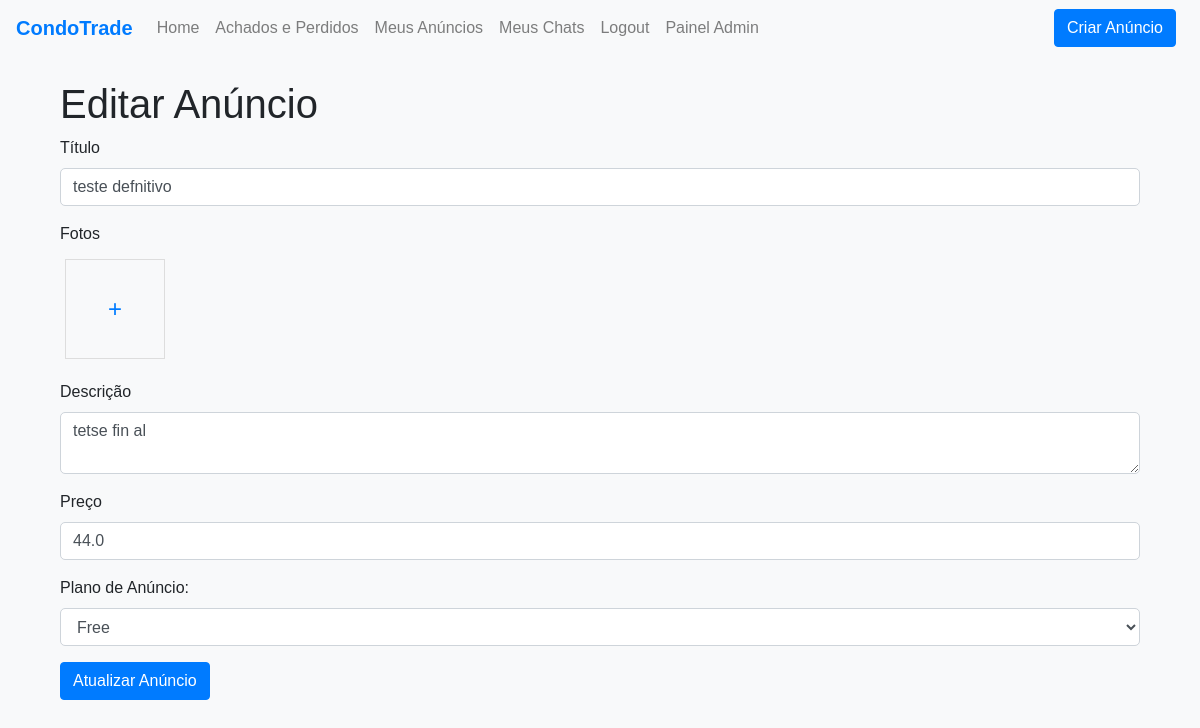
Page /edit_ad/6 (signed in) on the committed database.
### app.py (models this page shows, shortened)
class Ad(db.Model):
    id = db.Column(db.Integer, primary_key=True)
    title = db.Column(db.String(100), nullable=False)
    description = db.Column(db.Text, nullable=False)
    price = db.Column(db.Float, nullable=False)
    photos = db.relationship('Photo', back_populates='ad', cascade='all, delete-orphan')
    is_highlighted = db.Column(db.Boolean, default=False)
    created_at = db.Column(db.DateTime, default=datetime.utcnow)
    published_at = db.Column(db.DateTime, nullable=True)
    expires_at = db.Column(db.DateTime, nullable=True)
    views = db.Column(db.Integer, default=0)
    user_id = db.Column(db.Integer, db.ForeignKey('user.id'), nullable=False)
    condo_id = db.Column(db.Integer, db.ForeignKey('condo.id'), nullable=False)
    plan_id = db.Column(db.Integer, db.ForeignKey('plan.id'), nullable=False)
    is_paid = db.Column(db.Boolean, default=False)
    payment_reference = db.Column(db.String(100), nullable=True)
    payment_qrcode = db.Column(db.String(500), nullable=True)
    status = db.Column(db.String(20), nullable=False, default='pendente')
    renewed_at = db.Column(db.DateTime, nullable=True)
    user = db.relationship('User', back_populates='ads')
    condo = db.relationship('Condo', back_populates='ads')
    plan = db.relationship('Plan', back_populates='ads')

### app.py (the view, shortened to what this page needs)
@app.route('/edit_ad/<int:ad_id>', methods=['GET', 'POST'])
@login_required
def edit_ad(ad_id):
    ad = Ad.query.get_or_404(ad_id)
    if ad.user_id != current_user.id:
        flash('Você não tem permissão para editar este anúncio')
        return redirect(url_for('index', condo_id=ad.condo_id))
    form = CreateAdForm(obj=ad)
    return render_template('edit_ad.html', form=form, ad=ad, condo_id=ad.condo_id)

### app.py
class CreateAdForm(FlaskForm):
    title = StringField('Título', validators=[DataRequired()])
    photos = MultipleFileField('Fotos', validators=[FileAllowed(['jpg', 'png', 'jpeg'])])
    description = TextAreaField('Descrição', validators=[DataRequired()])
    price = FloatField('Preço', validators=[DataRequired()])
    plan = SelectField('Plano', choices=[], validators=[DataRequired()])
    submit = SubmitField('Criar Anúncio')
    def __init__(self, *args, **kwargs):
        super(CreateAdForm, self).__init__(*args, **kwargs)
        self.plan.choices = [(plan.id, plan.name) for plan in Plan.query.all()]

### app.py (called while the page is built)
@login_manager.user_loader
def load_user(user_id):
    return db.session.get(User, int(user_id))

### templates/edit_ad.html (shortened to what this page needs)
{% extends "base.html" %}
{% block content %}
<div class="container mt-4">
    <h1>Editar Anúncio</h1>
    <form method="POST" action="{{ url_for('edit_ad', ad_id=ad.id) }}" enctype="multipart/form-data">
        <div class="form-group">
            {{ form.title.label(class="form-control-label") }}
            {{ form.title(class="form-control") }}
        </div>
        <div class="form-group">
            <label for="photos" class="form-control-label">Fotos</label>
            <div id="photo-thumbnails" class="d-flex flex-wrap">
                <div class="thumbnail-container" onclick="openFileSelector()">
                    <div class="placeholder">+</div>
                </div>
            </div>
        </div>
        <div class="form-group">
            {{ form.description.label(class="form-control-label") }}
            {{ form.description(class="form-control") }}
        </div>
        <div class="form-group">
            {{ form.price.label(class="form-control-label") }}
            {{ form.price(class="form-control") }}
        </div>
        <div class="form-group">
            <label for="plan">Plano de Anúncio:</label>
            <select name="plan" id="plan" class="form-control">
                {% for plan in form.plan.choices %}
                    <option value="{{ plan[0] }}" {% if ad.plan.id == plan[0] %} selected {% endif %}>
                        {{ plan[1] }}
                    </option>
                {% endfor %}
            </select>
        </div>
        <button type="submit" class="btn btn-primary">Atualizar Anúncio</button>
    </form>
</div>
{% endblock %}

### templates/base.html (style rules this page uses)
body { font-family: Arial, sans-serif; background-color: #f8f9fa; }
.container { margin-top: 20px; }
.btn-primary, .btn-create-ad, .btn-create-service, .btn-create-lost-found { background-color: #007bff; border-color: #007bff; color: #fff; }
.form-control { border-radius: 5px; }

### templates/edit_ad.html (style rules this page uses)
.thumbnail-container { width: 100px; height: 100px; border: 1px solid #ddd; margin: 5px; display: flex; justify-content: center; align-items: center; cursor: pointer; position: relative; }
.placeholder { width: 100%; height: 100%; display: flex; justify-content: center; align-items: center; background-color: #f8f9fa; color: #007bff; font-size: 24px; }

### rows in the picture
Ad: title "teste defnitivo", description "tetse fin al", price "44.0"

### other values in the picture
form field plan "Free"
